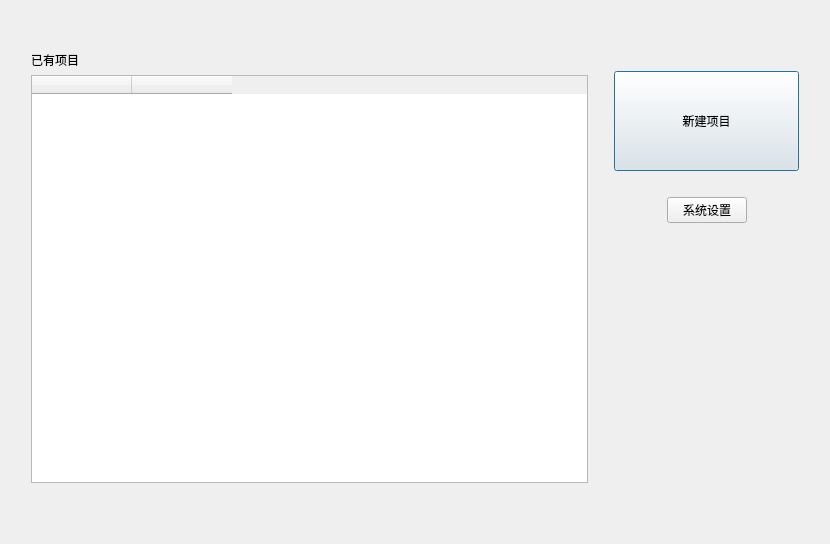
<?xml version="1.0" encoding="UTF-8"?>
<ui version="4.0">
 <class>Navigate</class>
 <widget class="QDialog" name="Navigate">
  <property name="geometry">
   <rect>
    <x>0</x>
    <y>0</y>
    <width>830</width>
    <height>544</height>
   </rect>
  </property>
  <property name="windowTitle">
   <string>开始</string>
  </property>
  <layout class="QVBoxLayout" name="verticalLayout_2">
   <item>
    <layout class="QVBoxLayout" name="verticalLayout" stretch="1,0">
     <item>
      <layout class="QHBoxLayout" name="horizontalLayout" stretch="0,3,0,1,0">
       <item>
        <spacer name="horizontalSpacer_3">
         <property name="orientation">
          <enum>Qt::Horizontal</enum>
         </property>
         <property name="sizeHint" stdset="0">
          <size>
           <width>20</width>
           <height>20</height>
          </size>
         </property>
        </spacer>
       </item>
       <item>
        <layout class="QVBoxLayout" name="verticalLayout_3" stretch="0,0,1,0">
         <item>
          <spacer name="verticalSpacer">
           <property name="orientation">
            <enum>Qt::Vertical</enum>
           </property>
           <property name="sizeHint" stdset="0">
            <size>
             <width>10</width>
             <height>40</height>
            </size>
           </property>
          </spacer>
         </item>
         <item>
          <widget class="QLabel" name="label">
           <property name="text">
            <string>已有项目</string>
           </property>
          </widget>
         </item>
         <item>
          <widget class="QTableWidget" name="tableWidget">
           <column>
            <property name="text">
             <string/>
            </property>
           </column>
           <column>
            <property name="text">
             <string/>
            </property>
           </column>
          </widget>
         </item>
         <item>
          <spacer name="verticalSpacer_2">
           <property name="orientation">
            <enum>Qt::Vertical</enum>
           </property>
           <property name="sizeHint" stdset="0">
            <size>
             <width>20</width>
             <height>40</height>
            </size>
           </property>
          </spacer>
         </item>
        </layout>
       </item>
       <item>
        <spacer name="horizontalSpacer">
         <property name="orientation">
          <enum>Qt::Horizontal</enum>
         </property>
         <property name="sizeHint" stdset="0">
          <size>
           <width>20</width>
           <height>20</height>
          </size>
         </property>
        </spacer>
       </item>
       <item>
        <layout class="QVBoxLayout" name="verticalLayout_4" stretch="0,1,0,0,3">
         <item>
          <spacer name="verticalSpacer_5">
           <property name="orientation">
            <enum>Qt::Vertical</enum>
           </property>
           <property name="sizeHint" stdset="0">
            <size>
             <width>20</width>
             <height>60</height>
            </size>
           </property>
          </spacer>
         </item>
         <item>
          <widget class="QPushButton" name="pushButtonNew">
           <property name="sizePolicy">
            <sizepolicy hsizetype="Minimum" vsizetype="Expanding">
             <horstretch>0</horstretch>
             <verstretch>0</verstretch>
            </sizepolicy>
           </property>
           <property name="layoutDirection">
            <enum>Qt::LeftToRight</enum>
           </property>
           <property name="text">
            <string>新建项目</string>
           </property>
           <property name="iconSize">
            <size>
             <width>30</width>
             <height>30</height>
            </size>
           </property>
          </widget>
         </item>
         <item>
          <spacer name="verticalSpacer_6">
           <property name="orientation">
            <enum>Qt::Vertical</enum>
           </property>
           <property name="sizeHint" stdset="0">
            <size>
             <width>20</width>
             <height>20</height>
            </size>
           </property>
          </spacer>
         </item>
         <item>
          <layout class="QHBoxLayout" name="horizontalLayout_2">
           <item>
            <spacer name="horizontalSpacer_4">
             <property name="orientation">
              <enum>Qt::Horizontal</enum>
             </property>
             <property name="sizeHint" stdset="0">
              <size>
               <width>50</width>
               <height>20</height>
              </size>
             </property>
            </spacer>
           </item>
           <item>
            <widget class="QPushButton" name="pushButtonSetting">
             <property name="text">
              <string>系统设置</string>
             </property>
            </widget>
           </item>
           <item>
            <spacer name="horizontalSpacer_5">
             <property name="orientation">
              <enum>Qt::Horizontal</enum>
             </property>
             <property name="sizeHint" stdset="0">
              <size>
               <width>50</width>
               <height>20</height>
              </size>
             </property>
            </spacer>
           </item>
          </layout>
         </item>
         <item>
          <spacer name="verticalSpacer_3">
           <property name="orientation">
            <enum>Qt::Vertical</enum>
           </property>
           <property name="sizeHint" stdset="0">
            <size>
             <width>20</width>
             <height>40</height>
            </size>
           </property>
          </spacer>
         </item>
        </layout>
       </item>
       <item>
        <spacer name="horizontalSpacer_2">
         <property name="orientation">
          <enum>Qt::Horizontal</enum>
         </property>
         <property name="sizeHint" stdset="0">
          <size>
           <width>20</width>
           <height>20</height>
          </size>
         </property>
        </spacer>
       </item>
      </layout>
     </item>
     <item>
      <spacer name="verticalSpacer_7">
       <property name="orientation">
        <enum>Qt::Vertical</enum>
       </property>
       <property name="sizeHint" stdset="0">
        <size>
         <width>20</width>
         <height>10</height>
        </size>
       </property>
      </spacer>
     </item>
    </layout>
   </item>
  </layout>
 </widget>
 <resources/>
 <connections/>
</ui>
